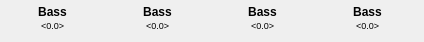
   <widget class="QWidget" name="valPage21">
    <widget class="QLabel" name="val05Title">
     <property name="geometry">
      <rect>
       <x>5</x>
       <y>4</y>
       <width>95</width>
       <height>15</height>
      </rect>
     </property>
     <property name="font">
      <font>
       <family>Ubuntu</family>
       <weight>75</weight>
       <bold>true</bold>
      </font>
     </property>
     <property name="styleSheet">
      <string notr="true"/>
     </property>
     <property name="frameShape">
      <enum>QFrame::NoFrame</enum>
     </property>
     <property name="text">
      <string>Bass</string>
     </property>
     <property name="alignment">
      <set>Qt::AlignCenter</set>
     </property>
     <property name="margin">
      <number>0</number>
     </property>
    </widget>
    <widget class="QLabel" name="val05">
     <property name="geometry">
      <rect>
       <x>5</x>
       <y>18</y>
       <width>95</width>
       <height>15</height>
      </rect>
     </property>
     <property name="font">
      <font>
       <family>Ubuntu</family>
       <pointsize>7</pointsize>
      </font>
     </property>
     <property name="text">
      <string>&lt;0.0&gt;</string>
     </property>
     <property name="alignment">
      <set>Qt::AlignCenter</set>
     </property>
    </widget>
    <widget class="QLabel" name="val06">
     <property name="geometry">
      <rect>
       <x>110</x>
       <y>18</y>
       <width>95</width>
       <height>15</height>
      </rect>
     </property>
     <property name="font">
      <font>
       <family>Ubuntu</family>
       <pointsize>7</pointsize>
      </font>
     </property>
     <property name="text">
      <string>&lt;0.0&gt;</string>
     </property>
     <property name="alignment">
      <set>Qt::AlignCenter</set>
     </property>
    </widget>
    <widget class="QLabel" name="val07">
     <property name="geometry">
      <rect>
       <x>215</x>
       <y>18</y>
       <width>95</width>
       <height>15</height>
      </rect>
     </property>
     <property name="font">
      <font>
       <family>Ubuntu</family>
       <pointsize>7</pointsize>
      </font>
     </property>
     <property name="text">
      <string>&lt;0.0&gt;</string>
     </property>
     <property name="alignment">
      <set>Qt::AlignCenter</set>
     </property>
    </widget>
    <widget class="QLabel" name="val08Title">
     <property name="geometry">
      <rect>
       <x>320</x>
       <y>4</y>
       <width>95</width>
       <height>15</height>
      </rect>
     </property>
     <property name="font">
      <font>
       <family>Ubuntu</family>
       <weight>75</weight>
       <bold>true</bold>
      </font>
     </property>
     <property name="styleSheet">
      <string notr="true"/>
     </property>
     <property name="frameShape">
      <enum>QFrame::NoFrame</enum>
     </property>
     <property name="text">
      <string>Bass</string>
     </property>
     <property name="alignment">
      <set>Qt::AlignCenter</set>
     </property>
     <property name="margin">
      <number>0</number>
     </property>
    </widget>
    <widget class="QLabel" name="val06Title">
     <property name="geometry">
      <rect>
       <x>110</x>
       <y>4</y>
       <width>95</width>
       <height>15</height>
      </rect>
     </property>
     <property name="font">
      <font>
       <family>Ubuntu</family>
       <weight>75</weight>
       <bold>true</bold>
      </font>
     </property>
     <property name="styleSheet">
      <string notr="true"/>
     </property>
     <property name="frameShape">
      <enum>QFrame::NoFrame</enum>
     </property>
     <property name="text">
      <string>Bass</string>
     </property>
     <property name="alignment">
      <set>Qt::AlignCenter</set>
     </property>
     <property name="margin">
      <number>0</number>
     </property>
    </widget>
    <widget class="QLabel" name="val07Title">
     <property name="geometry">
      <rect>
       <x>215</x>
       <y>4</y>
       <width>95</width>
       <height>15</height>
      </rect>
     </property>
     <property name="font">
      <font>
       <family>Ubuntu</family>
       <weight>75</weight>
       <bold>true</bold>
      </font>
     </property>
     <property name="styleSheet">
      <string notr="true"/>
     </property>
     <property name="frameShape">
      <enum>QFrame::NoFrame</enum>
     </property>
     <property name="text">
      <string>Bass</string>
     </property>
     <property name="alignment">
      <set>Qt::AlignCenter</set>
     </property>
     <property name="margin">
      <number>0</number>
     </property>
    </widget>
    <widget class="QLabel" name="val08">
     <property name="geometry">
      <rect>
       <x>320</x>
       <y>18</y>
       <width>95</width>
       <height>15</height>
      </rect>
     </property>
     <property name="font">
      <font>
       <family>Ubuntu</family>
       <pointsize>7</pointsize>
      </font>
     </property>
     <property name="text">
      <string>&lt;0.0&gt;</string>
     </property>
     <property name="alignment">
      <set>Qt::AlignCenter</set>
     </property>
    </widget>
   </widget>
